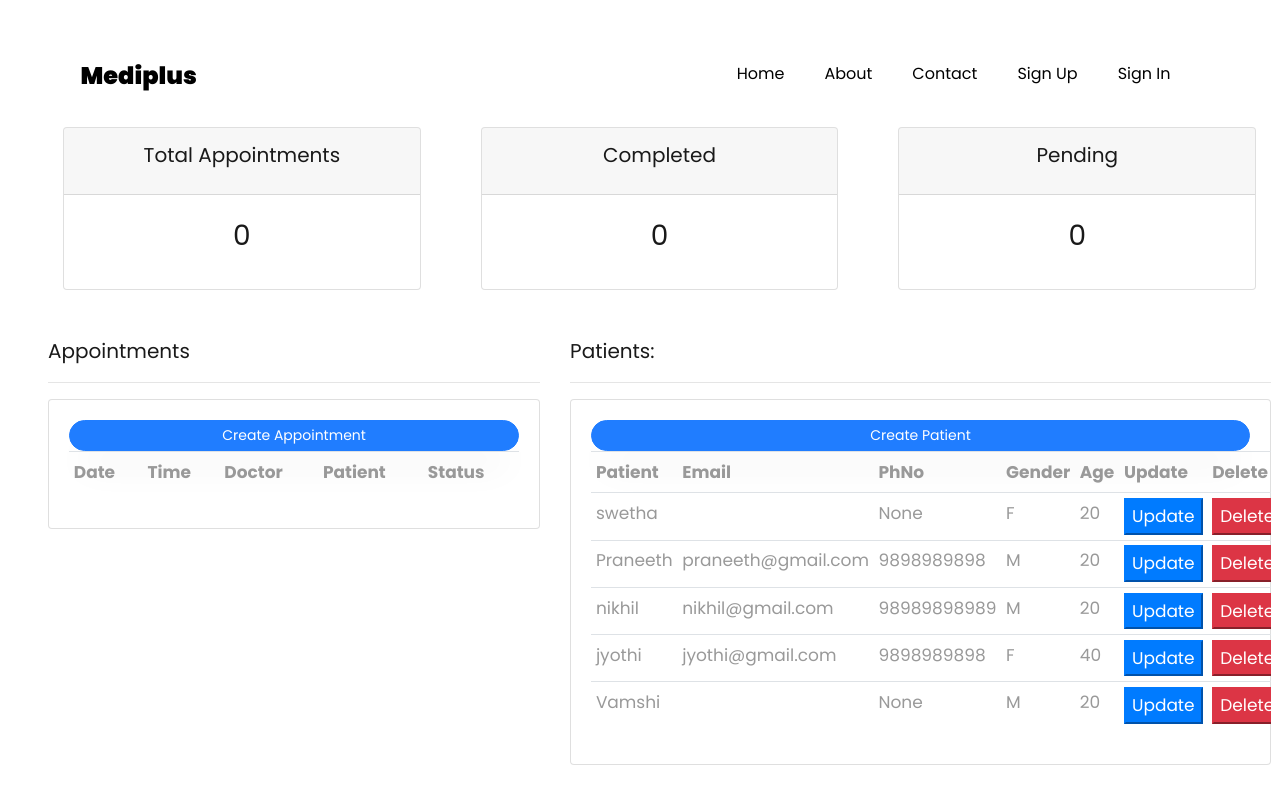
Before: /receiptionist/ with the older database file.
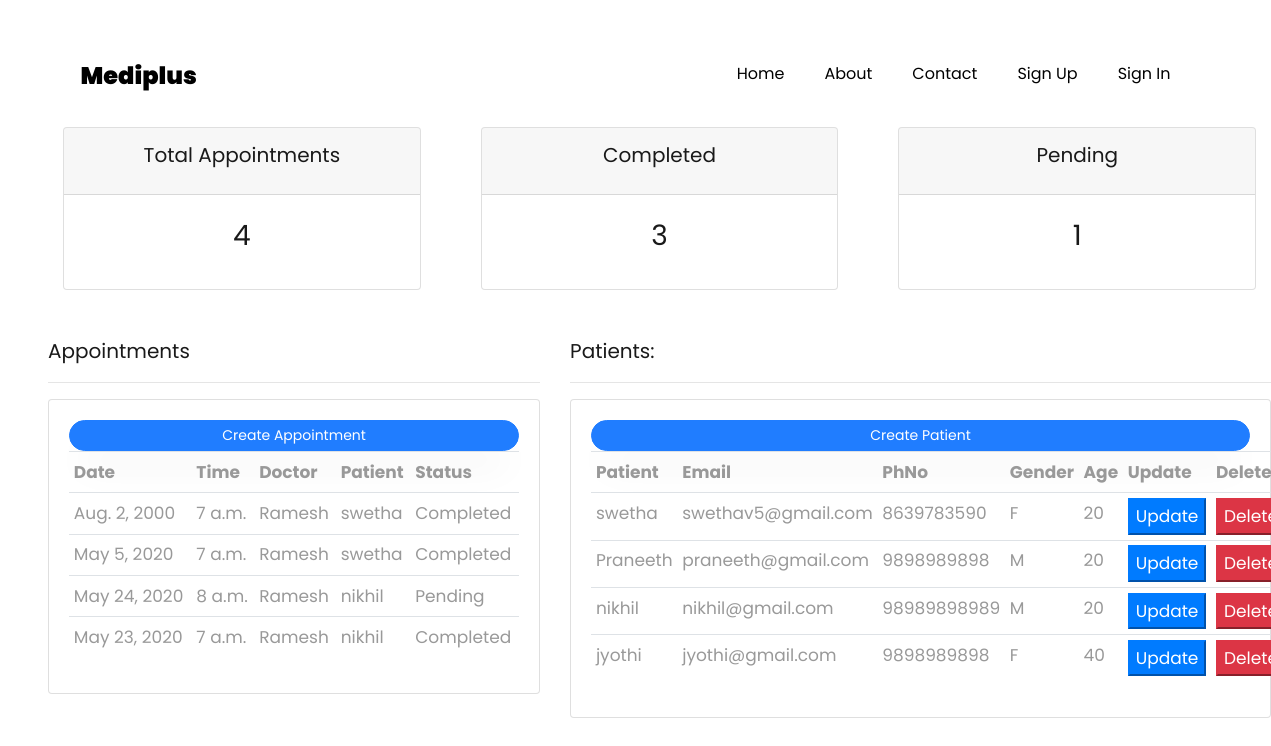
After: the same page with the newer database file.
### core/models.py (models this page shows, shortened)
class Patient(models.Model):
    user=models.OneToOneField(Users,on_delete=models.CASCADE,primary_key=True)
    def __str__(self):
        return self.user.username

class Users(AbstractUser):
    PATIENT=1
    DOCTOR=2
    HR=3
    RECEPTIONIST=4
    ROLE_CHOICES = (
        (PATIENT, 'Patient'),
        (DOCTOR, 'Doctor'),
        (HR,'HR'),
        (RECEPTIONIST,'Receptionist')
    )
    GENDER_CHOICES = (
        ('M', 'Male'),
        ('F', 'Female'),
        ('O', 'Other'),
    )
    role = models.PositiveSmallIntegerField(choices=ROLE_CHOICES,null=True,blank=True)
    gender = models.CharField(max_length=1, choices=GENDER_CHOICES)
    age=models.IntegerField(null=True,blank=True)
    phoneno=models.BigIntegerField(null=True,blank=True)
    address=models.TextField(null=True,blank=True)
    def __str__(self):
        return self.username

class Appointment(models.Model):
    status_choices=(
        ('Completed','Completed'),
        ('Pending','Pending'),
    )
    patient=models.ForeignKey(Patient,on_delete=models.CASCADE)
    doctor=models.ForeignKey(Doctor,on_delete=models.CASCADE)
    Time=models.TimeField()
    Date=models.DateField()
    status=models.CharField(choices=status_choices,max_length=300)

class Doctor(models.Model):
    status_choices=(
        ('onduty','onduty'),
        ('offduty','offduty'),
    )
    user=models.OneToOneField(Users,on_delete=models.CASCADE,primary_key=True)
    Education=models.CharField(max_length=500)
    Specialization=models.CharField(max_length=500)
    AadharNo=models.IntegerField()
    Attendence=models.IntegerField(null=True,blank=True)
    Salary=models.IntegerField(null=True,blank=True)
    status=models.CharField(choices=status_choices,max_length=300)
    def __str__(self):
        return self.user.username

### core/views.py (the view)
# urls.py: path('receiptionist/',views.Receiptionist,name='Receiptionist'),
def Receiptionist(request):
    patient=Patient.objects.all()
    appointment=Appointment.objects.all()
    total_appointment=appointment.count()
    pending=appointment.filter(status='Pending').count()
    completed=appointment.filter(status='Completed').count()
    context={
        'total_appointment':total_appointment,
        'pending':pending,
        'completed':completed,
        'patient':patient,'appointment':appointment
    }
    return render(request,'receiptionist.html',context=context)

### core/templates/receiptionist.html (shortened to what this page needs)
{% extends 'base.html' %}
{% load static %}
{% block content %}
  <br>
<div class="row">
	<div class="col">
		<div class="col-md">
			<div class="card text-center text-white  mb-3" id="total-appointment">
			  	<div class="card-header">
			  		<h5 class="card-title">Total Appointments</h5>
			  	</div>
			  	<div class="card-body">
			    	<h3 class="card-title">{{total_appointment}}</h3>
			  	</div>
			</div>
		</div>
	</div>
	<div class="col">
		<div class="col-md">
			<div class="card text-center text-white  mb-3" id="orders-delivered">
			  	<div class="card-header">
			  		<h5 class="card-title">Completed </h5>
			  	</div>
			  	<div class="card-body">
			    	<h3 class="card-title">{{completed}}</h3>
			  	</div>
			</div>
		</div>
	</div>
	<div class="col">
		<div class="col-md">
			<div class="card text-center text-white  mb-3" id="orders-pending">
			  	<div class="card-header">
			  		<h5 class="card-title">Pending</h5>
			  	</div>
			  	<div class="card-body">
			    	<h3 class="card-title">{{pending}}</h3>
			  	</div>
			</div>
		</div>
	</div>
</div>
<br>
<div class="row">
<div class="col-md-5">
	<h5>Appointments</h5>
	<hr>
	<div class="card card-body">
		<a class="btn btn-primary  btn-sm btn-block" href="{% url 'CreateAppointment' %}">Create Appointment</a>
		<table class="table table-sm">
			<tr>
				<th>Date</th>
				<th>Time</th>
				<th>Doctor</th>
				<th>Patient</th>
				<th>Status</th>
			</tr>
			{% for a in appointment %}
				<tr>
					<td>{{a.Date}}</td>
					<td>{{a.Time}}</td>
					<td>{{a.doctor}}</td>
					<td>{{a.patient}}</td>
					<td>{{a.status}}</td>
				</tr>
			{% endfor %}
		</table>
	</div>
</div>
	<div class="col-md-7">
		<h5>Patients:</h5>
		<hr>
		<div class="card card-body">
			<a class="btn btn-primary  btn-sm btn-block" href="">Create Patient</a>
			<table class="table table-sm">
				<tr>
				<th>Patient</th>
				<th>Email</th>
				<th>PhNo</th>
				<th>Gender</th>
				<th>Age</th>
				<th>Update</th>
				<th>Delete</th>
				</tr>
				{% for p in patient %}
          <tr>
            <td>{{p.user}}</td>
            <td>{{p.user.email}}</td>
            <td>{{p.user.phoneno}}</td>
            <td>{{p.user.gender}}</td>
            <td>{{p.user.age}}</td>
            <td><a href='{% url "ProfileUpdate" p.user_id %}'><button class='btn-primary'>Update</button></a></td>
            <td><a href='{% url "deletePatient" p.user_id %}'><button class='btn-danger'>Delete</button></a></td>
          </tr>
           {% endfor %}
			</table>
		</div>
	</div>
</div>
 {% endblock %}

Changed rows visible on the page:
removed Patient: user "Vamshi", user.phoneno "None", user.gender "M", user.age "20"
added Appointment: Date "Aug. 2, 2000", Time "7 a.m.", doctor "Ramesh", patient "swetha", status "Completed"
added Appointment: Date "May 5, 2020", Time "7 a.m.", doctor "Ramesh", patient "swetha", status "Completed"
added Appointment: Date "May 24, 2020", Time "8 a.m.", doctor "Ramesh", patient "nikhil", status "Pending"
added Appointment: Date "May 23, 2020", Time "7 a.m.", doctor "Ramesh", patient "nikhil", status "Completed"
changed through a linked row, Patient "swetha": user.email (not shown) → "swethav5@gmail.com"; user.phoneno "None" → "8639783590"
Other visible differences:
{{ total_appointment }}: "0" → "4"
{{ completed }}: "0" → "3"
{{ pending }}: "0" → "1"
